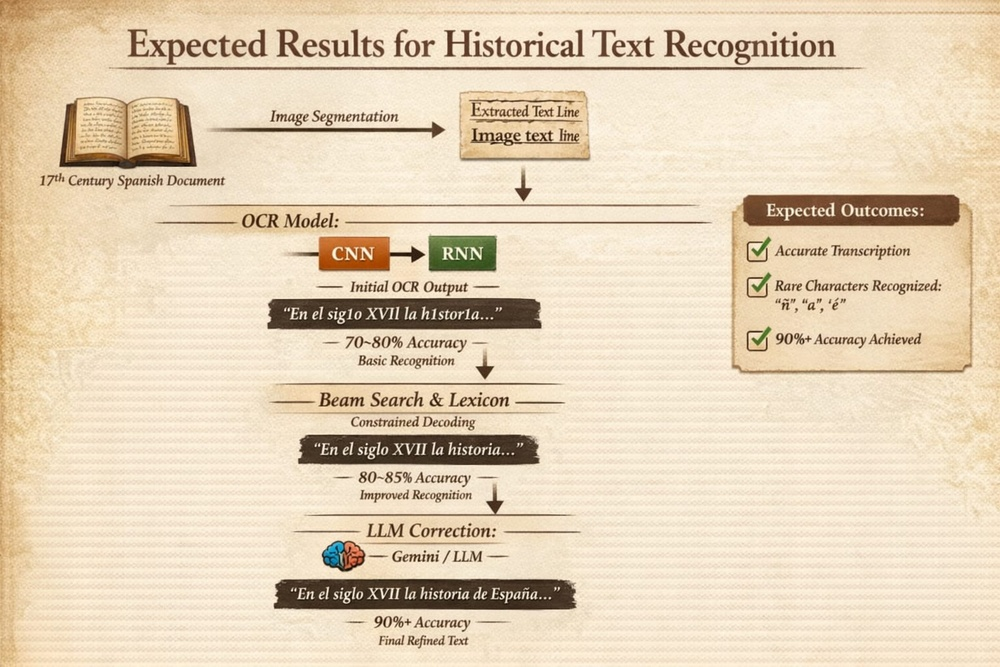
#> input picture img/approach.jpeg, 1000 x 667 px, shrunk from 1536 x 1024 before the run
$ python cleanup_bad_images.py --input ../img
#> lines starting #> are read from the running program, lines starting #| are printed output that depends on the picture
# scripts/cleanup_bad_images.py

import cv2
import numpy as np
import os
from pathlib import Path
import logging

logging.basicConfig(filename='logs/cleanup.log', level=logging.INFO)

class BadImageDetector:
    """Detect and remove images with no text content"""

    @staticmethod
    def is_bad_image(image_path, brightness_threshold=50, text_threshold=0.05):
        """
        Determine if image is bad (no text content)

        Args:
            image_path: Path to image
            brightness_threshold: Max average brightness (too dark = bad)
            text_threshold: Min % of non-white pixels (too blank = bad)

        Returns:
            True if bad, False if good
        """
#> called with image_path = '../img/approach.jpeg', brightness_threshold = 50, text_threshold = 0.05

        try:
            img = cv2.imread(image_path, cv2.IMREAD_GRAYSCALE)
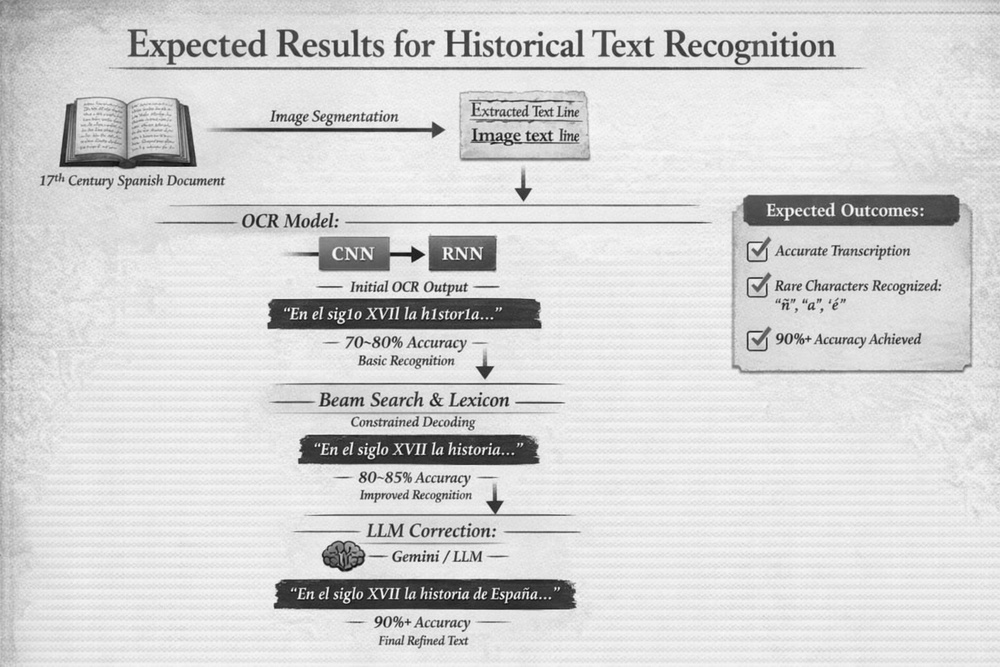
#> img: shape (667, 1000); min 8, max 255, mean 212.9

            if img is None:
                return True  # Can't read = bad

            # Check 1: Too dark (almost all black)
            brightness = np.mean(img)
#> brightness = 212.9
            if brightness < brightness_threshold:
                return True

            # Check 2: Too much white (blank page)
            white_pixels = np.sum(img > 200)
#> white_pixels = 568262
            total_pixels = img.shape[0] * img.shape[1]
#> total_pixels = 667000
            white_ratio = white_pixels / total_pixels
#> white_ratio = 0.852

            if white_ratio > 0.95:  # More than 95% white = blank
                return True

            # Check 3: Almost no text (all black or all white)
            black_pixels = np.sum(img < 50)
#> black_pixels = 6475
            black_ratio = black_pixels / total_pixels
#> black_ratio = 0.00971

            if black_ratio > 0.90:  # More than 90% black = bad
                return True

            # Check 4: No meaningful content
            # Calculate histogram to detect uniform images
            hist = cv2.calcHist([img], [0], None, [256], [0, 256])
#> hist = 256 values, max 26595 at index 234, min 0 at index 0, mean 2605.5
            entropy = -np.sum((hist / hist.sum()) * np.log2(hist / hist.sum() + 1e-10))
#> entropy = 6.01
#> pass 3 of the loop in cleanup_directory, `for idx, img_file in enumerate(image_files, 1):`:
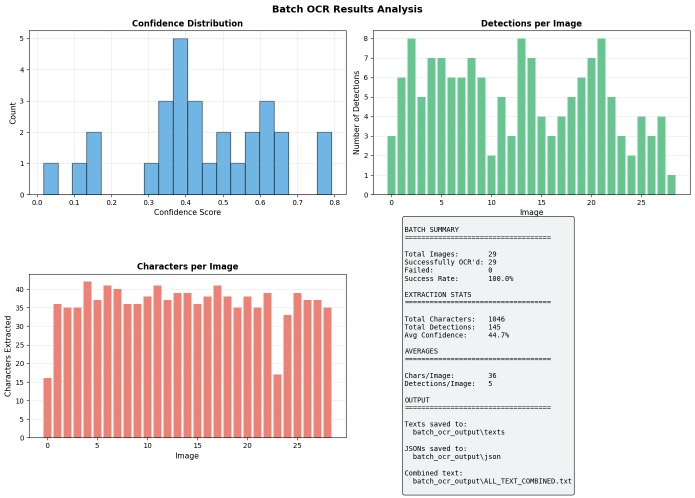
#> input picture img/ocr_analysis.png, 1389 x 996 px (shown at 1/2 size)
#> in is_bad_image (call 3), `img = cv2.imread(image_path, cv2.IMREAD_GRAYSCALE)`:
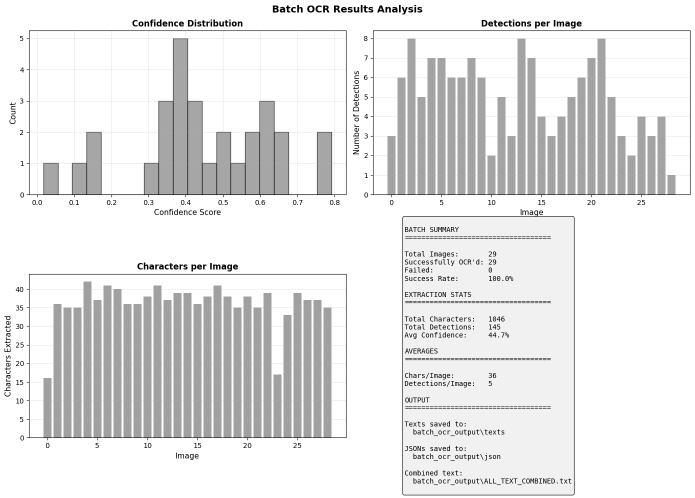
#> img: shape (996, 1389) (shown at 1/2 size); min 0, max 255, mean 229.6
#> brightness = 229.6
#> white_pixels = 1081536
#> white_ratio = 0.782
#> black_pixels = 20313
#> black_ratio = 0.0147
#> hist = 256 values, max 862116 at index 255, min 20 at index 250, mean 5404.1
#> entropy = 2.11

            if entropy < 1.0:  # Very low entropy = uniform/blank
                return True

            # All checks passed = good image
            return False

        except Exception as e:
            logging.error(f"Error checking {image_path}: {e}")
            return True  # If error, assume bad


def cleanup_directory(image_dir, output_report="cleanup_report.txt"):
    """
    Scan directory and remove bad images

    Args:
        image_dir: Directory with images
        output_report: Where to save report
    """

    print(f"\n🔍 SCANNING FOR BAD IMAGES: {image_dir}")
    print("="*70)

    detector = BadImageDetector()

    image_files = sorted([
        f for f in os.listdir(image_dir)
        if f.lower().endswith(('.png', '.jpg', '.jpeg'))
    ])

    print(f"   Total images: {len(image_files)}")

    bad_images = []
    good_images = []

    for idx, img_file in enumerate(image_files, 1):
        img_path = os.path.join(image_dir, img_file)

        if detector.is_bad_image(img_path):
            bad_images.append(img_file)
            print(f"   ❌ Bad: {img_file}")
        else:
            good_images.append(img_file)
            print(f"   ✅ Good: {img_file}")

    print("\n" + "="*70)
    print(f"RESULTS:")
    print("="*70)
    print(f"   Good images: {len(good_images)}")
    print(f"   Bad images:  {len(bad_images)}")
    print(f"   Delete ratio: {len(bad_images)/len(image_files)*100:.1f}%")

    # Save report
    with open(output_report, 'w') as f:
        f.write("GOOD IMAGES:\n")
        for img in good_images:
            f.write(f"  {img}\n")

        f.write("\n\nBAD IMAGES (TO DELETE):\n")
        for img in bad_images:
            f.write(f"  {img}\n")

    print(f"\n   Report saved: {output_report}")

    # Ask user before deleting
    response = input("\n⚠️  Delete bad images? (yes/no): ").strip().lower()
#> the answer given: y

    if response == 'yes':
        for bad_img in bad_images:
            bad_path = os.path.join(image_dir, bad_img)
            try:
                os.remove(bad_path)
                print(f"   🗑️  Deleted: {bad_img}")
                logging.info(f"Deleted: {bad_img}")
            except Exception as e:
                print(f"   ⚠️  Failed to delete {bad_img}: {e}")
                logging.error(f"Failed to delete {bad_img}: {e}")

        print(f"\n✅ Deleted {len(bad_images)} bad images")
    else:
        print(f"\n⏭️  Cleanup cancelled")

    return good_images, bad_images


# ============ MAIN ============
if __name__ == "__main__":

    import argparse

    parser = argparse.ArgumentParser(description='Remove bad quality images')
    parser.add_argument('-i', '--input', required=True, help='Directory with images')
    parser.add_argument('--dry-run', action='store_true', help='Just report, don\'t delete')

    args = parser.parse_args()

    if not os.path.exists(args.input):
        print(f"❌ Directory not found: {args.input}")
        exit(1)

    good, bad = cleanup_directory(args.input)
